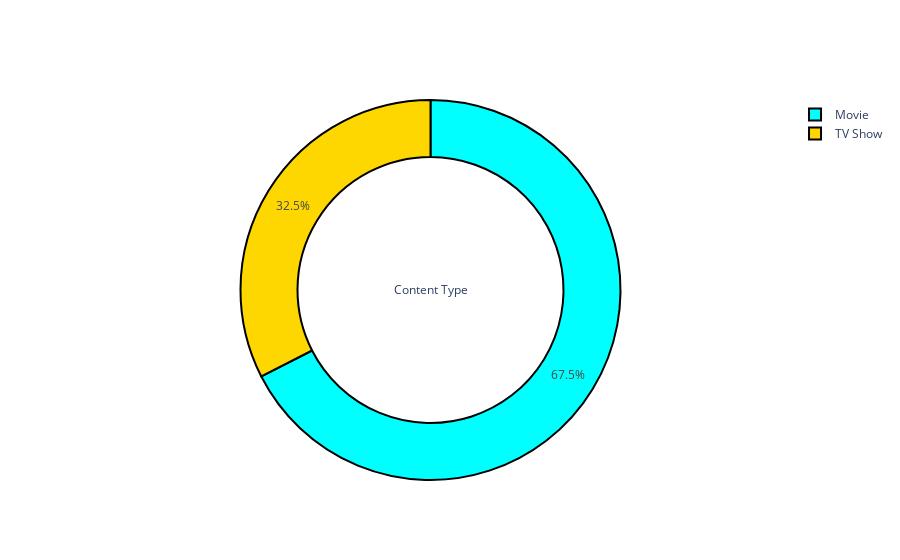

The cell this chart's notebook holds for it:
### Markdown cell above
### MOVIES AND TV SHOWS

### Code cell
'''A Function To Plot Pie Plot using Plotly'''

def pie_plot(cnt_srs, colors, title):
    labels=cnt_srs.index
    values=cnt_srs.values
    trace = go.Pie(labels=labels, 
                   values=values, 
                   title=title, 
                   hoverinfo='percent+value', 
                   textinfo='percent',
                   textposition='inside',
                   hole=0.7,
                   showlegend=True,
                   marker=dict(colors=colors,
                               line=dict(color='#000000',
                                         width=2),
                              )
                  )
    return trace

bold("**NETFLIX HAVE MORE MOVIES THAN TV SHOWS**")
py.iplot([pie_plot(df['type'].value_counts(), ['cyan', 'gold'], 'Content Type')])

### Figure 1 — Plotly figure (JSON) as saved in the notebook; plotly's stock layout.template omitted (floating-point values rounded to 4 significant figures)
{"data": [{"hole": 0.7, "hoverinfo": "percent+value", "labels": ["Movie", "TV Show"], "marker": {"colors": ["cyan", "gold"], "line": {"color": "#000000", "width": 2}}, "showlegend": true, "textinfo": "percent", "textposition": "inside", "title": {"text": "Content Type"}, "type": "pie", "values": [3939, 1898]}], "layout": {}}
